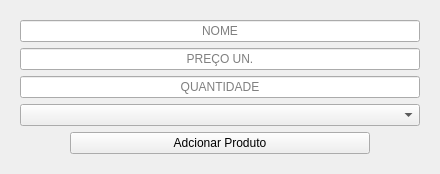
                <widget class="QWidget" name="tela_estoque_2">
                 <layout class="QVBoxLayout" name="verticalLayout_27">
                  <item>
                   <widget class="QWidget" name="widget" native="true">
                    <layout class="QVBoxLayout" name="verticalLayout_28">
                     <item alignment="Qt::AlignmentFlag::AlignHCenter">
                      <widget class="QLineEdit" name="input_nome_produto">
                       <property name="minimumSize">
                        <size>
                         <width>400</width>
                         <height>0</height>
                        </size>
                       </property>
                       <property name="alignment">
                        <set>Qt::AlignmentFlag::AlignCenter</set>
                       </property>
                       <property name="placeholderText">
                        <string>NOME</string>
                       </property>
                      </widget>
                     </item>
                     <item alignment="Qt::AlignmentFlag::AlignHCenter">
                      <widget class="QLineEdit" name="input_preco_produto">
                       <property name="minimumSize">
                        <size>
                         <width>400</width>
                         <height>0</height>
                        </size>
                       </property>
                       <property name="inputMask">
                        <string/>
                       </property>
                       <property name="alignment">
                        <set>Qt::AlignmentFlag::AlignCenter</set>
                       </property>
                       <property name="placeholderText">
                        <string>PREÇO UN.</string>
                       </property>
                      </widget>
                     </item>
                     <item alignment="Qt::AlignmentFlag::AlignHCenter">
                      <widget class="QLineEdit" name="input_quantidade_produto">
                       <property name="minimumSize">
                        <size>
                         <width>400</width>
                         <height>0</height>
                        </size>
                       </property>
                       <property name="alignment">
                        <set>Qt::AlignmentFlag::AlignCenter</set>
                       </property>
                       <property name="placeholderText">
                        <string>QUANTIDADE</string>
                       </property>
                      </widget>
                     </item>
                     <item alignment="Qt::AlignmentFlag::AlignHCenter">
                      <widget class="QComboBox" name="input_categoria_produto">
                       <property name="minimumSize">
                        <size>
                         <width>400</width>
                         <height>0</height>
                        </size>
                       </property>
                       <property name="placeholderText">
                        <string>CATEGORIA</string>
                       </property>
                       <item>
                        <property name="text">
                         <string>COMIDA</string>
                        </property>
                       </item>
                       <item>
                        <property name="text">
                         <string>ROUPA</string>
                        </property>
                       </item>
                       <item>
                        <property name="text">
                         <string>LIMPEZA</string>
                        </property>
                       </item>
                      </widget>
                     </item>
                     <item alignment="Qt::AlignmentFlag::AlignHCenter">
                      <widget class="QPushButton" name="btn_adc_produto">
                       <property name="minimumSize">
                        <size>
                         <width>300</width>
                         <height>0</height>
                        </size>
                       </property>
                       <property name="text">
                        <string>Adcionar Produto</string>
                       </property>
                      </widget>
                     </item>
                    </layout>
                   </widget>
                  </item>
                 </layout>
                </widget>
